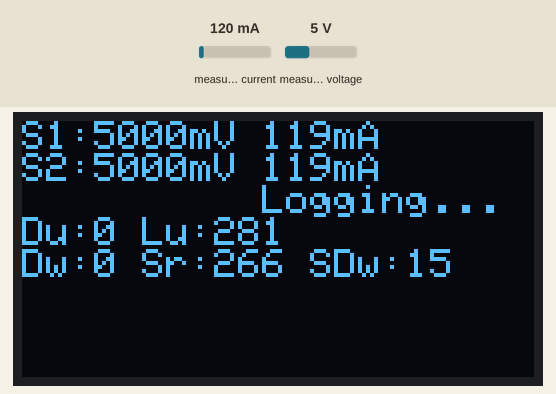
Bench run of a sketch on a simulated ESP32. Parts: 128×64 one-colour display. Wiring (inferred from the names in the program): INA219 current sensor at I2C address 0x40; INA219 current sensor at I2C address 0x41. Inputs (shaded band) come from the test bench; at power-on: measured current 120 mA, measured voltage 5 V. Storage starts empty; what the sketch prints to the serial monitor is not drawn.

Above: at 2.3 s.
2.4 s: measured current set to 40 mA
At 3.8 s:
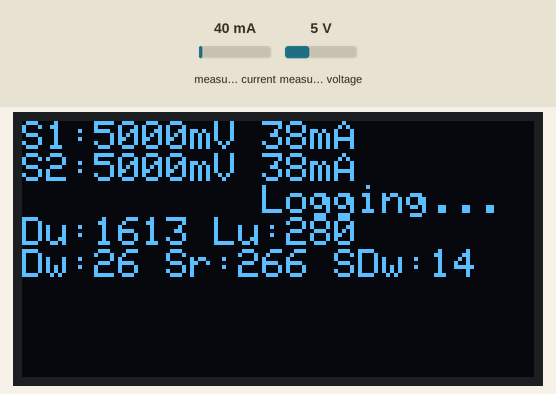
5.4 s: measured voltage set to 0.3 V
At 8.0 s:
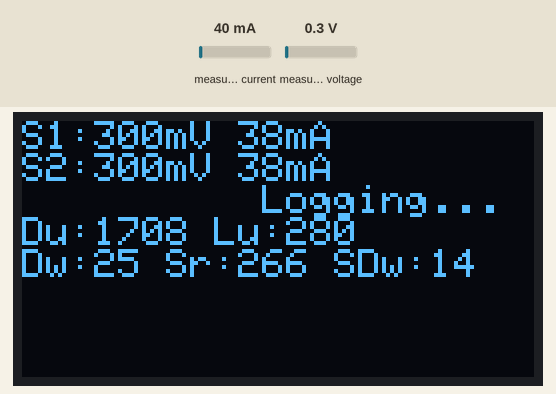
8.3 s: measured current set to 500 mA
At 9.8 s:
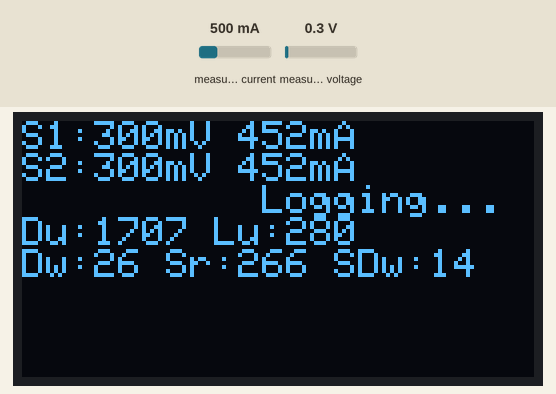
11.3 s: measured voltage set to 3.8 V
At 13.1 s:
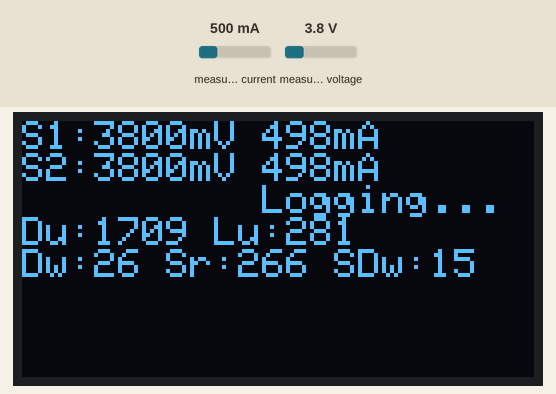
Timing chart, 0 to 14.6 s (numbered marks = the images above; inputs shaded):
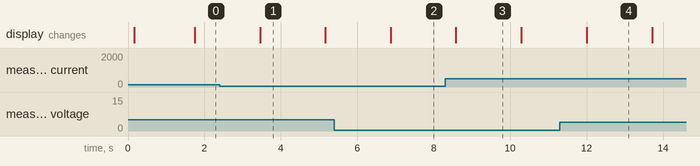

Measured:
- after the input at 5.4 s, the display: changes after 1.5 s (image 2)
- what the display in image 1 shows lasts 1.7 s, from 3.5 s to 5.2 s

The sketch:

mesurement_bench_code.ino
```cpp
#include <Wire.h>
#include <SD.h>
#include <SPI.h>
#include <Adafruit_GFX.h>
#include <Adafruit_SSD1306.h>
//#include <GyverINA.h>
#include "INA219ADC.h"
#include "string.h"

#define LOOPDELAY 1  //ms
#define DISPUPDATEPERIOD 1600
#define CHIPSELECTPIN 53

#define DATABUFFERROWS 100  //for colectedData buffer max 255
#define DATABUFFERCOLOMNS 4
//#define PAKAGETOSDSIZE 10  // 10 rows of data from ram

enum colData {
  S1voltage,
  S1current,
  S2voltage,
  S2current
};
//-----------------------------------------------------------------------------------------------------------
uint16_t updateDispPeriod = 0;
uint16_t prevUpdateDispTime = 0;

uint16_t sensorReadPeriod = 0;
uint16_t prevSensorReadTime = 0;

uint16_t SDWritePeriod = 0;
uint16_t prevSDWritePeriodTime = 0;

uint16_t loopPeriod = 0;
uint16_t prevLoopPeriodTime = 0;

uint16_t updateLoopPeriod = 0;
uint16_t prewUpdateLoopPeriod = 0;

uint16_t dispWritePeriod = 0;
uint16_t prewDispWritePeriod = 0;

uint16_t dispUpdate = 0;  //for fixed display update
uint32_t prewDispUpdate = 0;
//-----------------------------------------------------------------------------------------------------------

//uint8_t displayShowFlag = 0;
bool SDLoggingState;

//-----------------------------------------------------------------------------------------------------------

int16_t colectedData[DATABUFFERROWS][DATABUFFERCOLOMNS];
uint32_t colectedDataTiming[DATABUFFERROWS];
//char colectedDataStringed[(DATABUFFERCOLOMNS + 1) * 5 + 1];

int16_t displaiedData[DATABUFFERCOLOMNS];

//-----------------------------------------------------------------------------------------------------------
INA219 ina219_1(0.1f, 2.0f, 0x40);
INA219 ina219_2(0.1f, 2.0f, 0x41);
Adafruit_SSD1306 display(128, 64);

void setup() {  //-------------------------------------------------------------------------------------------
  Serial.begin(9600);
  display.begin(SSD1306_SWITCHCAPVCC, 0x3C);  //0x3C

  display.clearDisplay();
  display.setTextSize(1);
  display.setTextColor(WHITE);
  display.setCursor(0, 0);
  //---------------------------------------------------
  //---------------------------------------------------
  while (!SD.begin(CHIPSELECTPIN)) {
    Serial.println("SD card initialization failed!");
    display.println("SD failed");
    display.display();
    display.setCursor(0, 0);
  }
  display.clearDisplay();
  display.setCursor(0, 0);
  Serial.println("SD card initialized successfully.");
  display.println("SD initialized");
  display.display();
  //---------------------------------------------------
  //---------------------------------------------------
  Serial.println(F("INA219..."));
  display.println("INA219...");
  display.display();

  if (ina219_1.begin()) {
    Serial.println(F("ina1 connected!"));
    display.print("S1 ok, ");
  } else {
    Serial.println(F("ina1 not found!"));
    display.print("S1 err, ");
    while (1)
      ;
  }
  display.display();
  if (ina219_2.begin()) {
    Serial.println(F("ina2 connected!"));
    display.println("S2 ok");
  } else {
    Serial.println(F("ina2 not found!"));
    display.println("S2 err");
    while (1)
      ;
  }

  // Serial.print(F("Calibration value1: "));
  // Serial.println(ina219_1.getCalibration());
  // Serial.print(F("Calibration value2: "));
  // Serial.print(ina219_2.getCalibration());
  ina219_1.setResolution(INA219_VBUS, INA219_RES_12BIT_X2);  // Напряжение в 12ти битном режиме + 4х кратное усреднение
  ina219_1.setResolution(INA219_VSHUNT, INA219_RES_12BIT);   // Ток в 12ти битном режиме + 128х кратное усреднение
  ina219_2.setResolution(INA219_VBUS, INA219_RES_12BIT_X2);  // Напряжение в 12ти битном режиме + 4х кратное усреднение
  ina219_2.setResolution(INA219_VSHUNT, INA219_RES_12BIT);   // Ток в 12ти битном режиме + 128х кратное усреднение

  //---------------------------------------------------
  //firstLogDataToSDCard();
  //---------------------------------------------------
  //reset all prew timers

  prewUpdateLoopPeriod = millis();
  prevSensorReadTime = millis();
  prevSDWritePeriodTime = millis();
  prewDispWritePeriod = millis();
  prevUpdateDispTime = millis();
  //---------------------------------------------------

  display.display();
  delay(1000);
}

void loop() {  //--------------------------------------------------------------------------------------------
  // Serial.println("Start");
  display.clearDisplay();
  // display.setTextSize(1);
  // display.setTextColor(WHITE);
  display.setCursor(0, 0);

  updateLoopPeriod = millis() - prewUpdateLoopPeriod;
  prewUpdateLoopPeriod = millis();

  prevSensorReadTime = millis();
  sensorsRead();
  sensorReadPeriod = millis() - prevSensorReadTime;

  prevSDWritePeriodTime = millis();
  logDataToSDCard();
  SDWritePeriod = millis() - prevSDWritePeriodTime;

  if (millis() - prewDispUpdate >= DISPUPDATEPERIOD) {
    prewDispUpdate = millis();  // for constant update

    prewDispWritePeriod = millis();
    printToDisplay();
    dispWritePeriod = millis() - prewDispWritePeriod;  // for measuring display-print time

    updateDispPeriod = millis() - prevUpdateDispTime;  // for measuring display-update time
    prevUpdateDispTime = millis();
  }

  // delay(LOOPDELAY);

}  //--------------------------------------------------------------------------------------------

void computeDataForDisp() {
  float S1volt = 0;
  float S1curr = 0;
  float S2volt = 0;
  float S2curr = 0;
  float pondere = 1 / (float)DATABUFFERROWS;

  for (uint8_t iteratie = 0; iteratie < DATABUFFERROWS; iteratie++) {
    S1volt += pondere * (float)colectedData[iteratie][S1voltage];
    S1curr += pondere * (float)colectedData[iteratie][S1current];
    S2volt += pondere * (float)colectedData[iteratie][S2voltage];
    S2curr += pondere * (float)colectedData[iteratie][S2current];
  }

  displaiedData[S1voltage] = (uint16_t)S1volt;
  displaiedData[S1current] = (int16_t)S1curr;
  displaiedData[S2voltage] = (uint16_t)S2volt;
  displaiedData[S2current] = (int16_t)S2curr;
}

void printToDisplay() {

  computeDataForDisp();

  // Print to the display
  display.print("S1:");
  display.print(displaiedData[S1voltage]);
  display.print("mV ");
  // display.print((uint16_t)(voltage1*100));
  // display.print("cV ");
  display.print(displaiedData[S1current]);
  display.print("mA");
  display.println();
  display.print("S2:");
  display.print(displaiedData[S2voltage]);
  display.print("mV ");
  display.print(displaiedData[S2current]);
  display.println("mA");

  if (SDLoggingState) {
    // Serial.println("Data saved to SD card.");
    display.println("          Logging...");
  } else {
    // Serial.println("Error opening data file on SD card.");
    display.println("          SD error");
  }

  display.print("Du:");
  display.print(updateDispPeriod);
  display.print(" Lu:");
  display.println(updateLoopPeriod);

  display.print("Dw:");
  display.print(dispWritePeriod);
  display.print(" Sr:");
  display.print(sensorReadPeriod);
  display.print(" SDw:");
  display.print(SDWritePeriod);
  display.println();  //"ms");

  display.display();
}

void sensorsRead() {
  // Read values from sensors
  for (uint8_t iteratie = 0; iteratie < DATABUFFERROWS; iteratie++) {

    colectedData[iteratie][S1voltage] = (uint16_t)((ina219_1.getVoltage()) * 1000);
    colectedData[iteratie][S1current] = (int16_t)((ina219_1.getCurrent()) * 1000);
    colectedData[iteratie][S2voltage] = (uint16_t)((ina219_2.getVoltage()) * 1000);
    colectedData[iteratie][S2current] = (int16_t)((ina219_2.getCurrent()) * 1000);
    colectedDataTiming[iteratie] = millis();
  }
}

void logDataToSDCard() {
  // Save the values to the SD card
  File dataFile = SD.open("volamp.csv", FILE_WRITE);
  if (dataFile) {
    //------------------------------------------------------------------------------------
    // String dataString = "";

    // // Iterate through the data
    // for (uint8_t iteratie = 0; iteratie < DATABUFFERROWS; iteratie++) {
    //     // Append data for each row
    //     dataString += String((uint16_t)(colectedData[iteratie][S1voltage])) + "," +
    //                   String((int16_t)(colectedData[iteratie][S1current])) + "," +
    //                   String((uint16_t)(colectedData[iteratie][S2voltage])) + "," +
    //                   String((int16_t)(colectedData[iteratie][S2current])) + "," +
    //                   String(colectedDataTiming[iteratie]) + "\n";
    // }

    // // Write the entire data string to the file
    // dataFile.print(dataString);
    //------------------------------------------------------------------------------------
    // Prepare a character array to hold the entire matrix data
    const size_t bufferSize = DATABUFFERROWS * (DATABUFFERCOLOMNS * (6 + 1) + 10 + 1) + 1;  // 6 digits per int16_t, 1 for comma, 10 digits per uint32_t, 1 for newline, 1 for null terminator
    char dataBuffer[bufferSize];
    size_t bufferIndex = 0;

    //Iterate through the data
    for (uint8_t iteratie = 0; iteratie < DATABUFFERROWS; iteratie++) {
      // Append data for each row
      bufferIndex += snprintf(dataBuffer + bufferIndex, bufferSize - bufferIndex - 1,  //-1 will prevent the null terminator on final data
                              "%d,%d,%d,%d,%lu\n",
                              (int16_t)(colectedData[iteratie][S1voltage]),
                              (int16_t)(colectedData[iteratie][S1current]),
                              (int16_t)(colectedData[iteratie][S2voltage]),
                              (int16_t)(colectedData[iteratie][S2current]),
                              (uint32_t)colectedDataTiming[iteratie]);
    }

    // Write the entire data buffer to the file
    dataFile.write((uint8_t*)dataBuffer, bufferIndex);
    //------------------------------------------------------------------------------------
    dataFile.close();
    // Serial.println("Data saved to SD card.");
    // display.println("          Logging...");
    SDLoggingState = 1;
  } else {
    // Serial.println("Error opening data file on SD card.");
    // display.println("          SD error");
    SDLoggingState = 0;
    SD.begin(CHIPSELECTPIN);
  }
}

void firstLogDataToSDCard() {
  // Save the values to the SD card
  File dataFile = SD.open("volamp.csv", FILE_WRITE);
  if (dataFile) {
    dataFile.println("S1mVolt,S1mAmp,S2mVolt,S2mAmp,TimeIn_msFromStart");
    dataFile.close();
    display.println("          Logged...");
  } else {
    SD.begin(CHIPSELECTPIN);
    display.println("          SD error");
  }
}
```

Source omitted: INA219ADC.h (10275 bytes)
